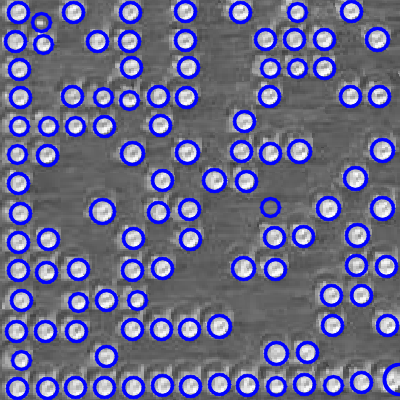
#> input picture dmc_pipeline/grid_out/_debug/PortaDot-Trust-billede_jpg.rf.73bfd26488f1b6ceb72554b9f19fa1b5_rectified_dp_step2_blobs.png, 400 x 400 px; its folder holds only this picture in this run
$ python prep_dmc.py --in_dir ../../dmc_pipeline/grid_out/_debug --out_dir out
#> lines starting #> are read from the running program, lines starting #| are printed output that depends on the picture; after the words box and inside, x2 and y2 are one past the last pixel; in counts of white or black regions, pixels touching at a corner belong together
import argparse
from pathlib import Path
import cv2
import numpy as np
from skimage.filters.rank import entropy
from skimage.morphology import disk
from skimage.feature import blob_log


# ----------------------- Core Functions ----------------------- #

def _percentile_stretch(img_u8: np.ndarray, lo=1, hi=99) -> np.ndarray:
    p1, p99 = np.percentile(img_u8, (lo, hi))
    out = np.clip((img_u8.astype(np.float32) - p1) * 255.0 / (p99 - p1 + 1e-6), 0, 255)
    return out.astype(np.uint8)


def normalize_dmc(img_gray: np.ndarray) -> tuple[np.ndarray, dict]:
    """
    Normalize DMC crop so it ends up as DARK code on LIGHT background with good contrast.
    Uses CLAHE + (center vs border) polarity guess + blob-based polarity confirmation.
    Returns (final_image, debug_dict).
    """
    debug = {}
    img = img_gray.astype(np.uint8)

    # --- Step 1: CLAHE for local contrast
    clahe = cv2.createCLAHE(clipLimit=3.0, tileGridSize=(8, 8))
    eq = clahe.apply(img)
    debug["clahe"] = eq.copy()

    # --- Step 2: entropy (for optional inspection)
    ent = entropy(eq, disk(5))
    ent_norm = cv2.normalize(ent, None, 0, 255, cv2.NORM_MINMAX).astype(np.uint8)
    debug["entropy"] = ent_norm

    # --- Step 3: center-vs-border brightness
    h, w = eq.shape
    m1, m2 = int(0.2 * h), int(0.8 * h)
    n1, n2 = int(0.2 * w), int(0.8 * w)
    center_mean = np.mean(eq[m1:m2, n1:n2])
    border_mean = np.mean(np.concatenate([
        eq[:m1, :].ravel(), eq[m2:, :].ravel(), eq[:, :n1].ravel(), eq[:, n2:].ravel()
    ]))
    initial_flip = center_mean > border_mean
    eq = cv2.bitwise_not(eq) if initial_flip else eq.copy()
    eq = _percentile_stretch(eq, 1, 99)
    debug["eq_after_initial"] = eq.copy()
    debug["initial_flip"] = bool(initial_flip)

    # --- Step 4: blob detection for polarity confirmation
    blobs = blob_log(eq / 255.0, min_sigma=1.5, max_sigma=3.5, num_sigma=5, threshold=0.03)
    mask = np.zeros_like(eq, dtype=np.uint8)
    for (y, x, r) in blobs:
        cv2.circle(mask, (int(x), int(y)), int(max(1.0, r * 1.2)), 255, -1)

    mean_in = np.mean(eq[mask == 255]) if np.any(mask) else 0
    mean_out = np.mean(eq[mask == 0]) if np.any(mask == 0) else 0
    blobs_bright = mean_in > mean_out if len(blobs) > 0 else None

    if blobs_bright is True:
        eq = cv2.bitwise_not(eq)
    eq = _percentile_stretch(eq, 2, 98)

    debug.update({
        "final": eq.copy(),
        "blob_mask": mask,
        "blobs": blobs,
        "blobs_bright": blobs_bright,
        "mean_in": mean_in,
        "mean_out": mean_out,
        "center_mean": center_mean,
        "border_mean": border_mean,
    })

    return eq, debug


def save_debug_panel(img_orig, debug: dict, out_path: Path):
    """
    Creates a single side-by-side panel for visual debugging.
    Layout: [original | CLAHE | after_initial | final (+blobs overlay)]
    """
    def to_bgr(im):
        return cv2.cvtColor(im, cv2.COLOR_GRAY2BGR) if len(im.shape) == 2 else im

    orig = to_bgr(cv2.normalize(img_orig, None, 0, 255, cv2.NORM_MINMAX))
    clahe = to_bgr(debug.get("clahe", orig))
    after_init = to_bgr(debug.get("eq_after_initial", orig))
    final = to_bgr(debug.get("final", orig))

    # draw blobs overlay on final
    if debug.get("blobs") is not None:
        for (y, x, r) in debug["blobs"]:
            cv2.circle(final, (int(x), int(y)), int(max(1.0, r * 1.2)), (0, 0, 255), 1)

    # resize all panels to same height
    panels = [orig, clahe, after_init, final]
    h_min = min(p.shape[0] for p in panels)
    panels = [cv2.resize(p, (int(p.shape[1] * h_min / p.shape[0]), h_min)) for p in panels]
    panel = cv2.hconcat(panels)

    cv2.imwrite(str(out_path), panel)


# ----------------------- CLI Entry Point ----------------------- #

def main():
    ap = argparse.ArgumentParser(description="Normalize DMC crops to dark-on-light with blob polarity correction.")
    ap.add_argument("--in_dir", required=True, help="Input images root")
    ap.add_argument("--out_dir", required=True, help="Output directory")
    ap.add_argument("--exts", nargs="+", default=[".png", ".jpg", ".jpeg"], help="Allowed extensions")
    ap.add_argument("--keep_tree", action="store_true", help="Preserve folder tree under out_dir")
    ap.add_argument("--debug", action="store_true", help="Save side-by-side debug panels to out_dir/_debug")
    ap.add_argument("--skip_dirs", nargs="+", default="_debug", help="Relative subfolder names under in_dir to skip (match on any level)")
    ap.add_argument("--no_recurse", action="store_true", help="Do not recurse into subfolders")
    args = ap.parse_args()

    in_dir = Path(args.in_dir)
    out_dir = Path(args.out_dir)
    out_dir.mkdir(parents=True, exist_ok=True)

    dbg_dir = out_dir / "_debug"
    if args.debug:
        dbg_dir.mkdir(parents=True, exist_ok=True)

    exts = {e.lower() for e in args.exts}

    def is_skipped(path: Path) -> bool:
        # check any folder in the relative path against skip list
        rel_parts = path.relative_to(in_dir).parts[:-1]  # folders only
        return any(sd in rel_parts for sd in args.skip_dirs)

    if args.no_recurse:
        # only files directly inside in_dir
        img_paths = [p for p in in_dir.iterdir()
                     if p.is_file() and p.suffix.lower() in exts and not is_skipped(p)]
    else:
        # recurse but skip any path that passes through a skipped folder
        img_paths = [p for p in in_dir.rglob("*")
                     if p.is_file() and p.suffix.lower() in exts and not is_skipped(p)]

    print(f"[INFO] Found {len(img_paths)} images in {in_dir} (skipping: {args.skip_dirs})")

    count = 0
    for src in img_paths:
        rel = src.relative_to(in_dir)
        dst_folder = (out_dir / rel.parent) if args.keep_tree else out_dir
        dst_folder.mkdir(parents=True, exist_ok=True)
        dst = dst_folder / rel.name

        img = cv2.imread(str(src), cv2.IMREAD_GRAYSCALE)
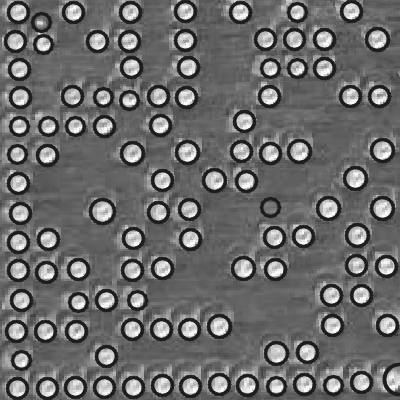
#> img: shape (400, 400); min 28, max 253, mean 107.9
        if img is None:
            print(f"[WARN] Could not read: {src}")
            continue

        processed, debug = normalize_dmc(img)
#> in normalize_dmc, `eq = clahe.apply(img)`:
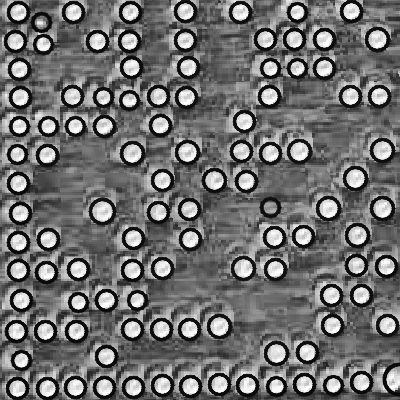
#> eq: shape (400, 400); min 8, max 255, mean 112
#> in normalize_dmc, `ent = entropy(eq, disk(5))`:
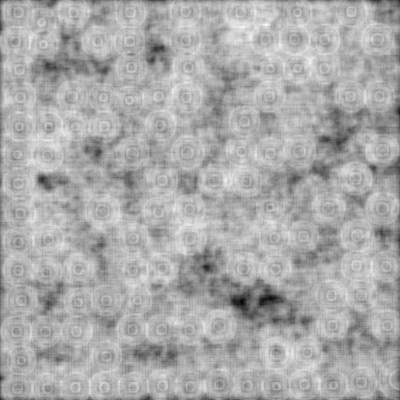
#> ent: shape (400, 400) float64; min 1.86, max 5.5, mean 4.3; drawn with min black and max white
#> in normalize_dmc, `center_mean = np.mean(eq[m1:m2, n1:n2])`: center_mean = 111.6
#> in normalize_dmc, `border_mean = np.mean(np.concatenate([ eq[:m1, :].ravel(), eq[m2:, :]...`: border_mean = 112.1
#> in normalize_dmc, `initial_flip = center_mean > border_mean`: initial_flip = False
#> in _percentile_stretch, `p1, p99 = np.percentile(img_u8, (lo, hi))`: p1 = 9; p99 = 249
#> in normalize_dmc, `blobs = blob_log(eq / 255.0, min_sigma=1.5, max_sigma=3.5, num_sigma=5..`: blobs = 2008 rows, first 8: [388, 276, 3.5], [387, 333, 3.5], [101, 129, 3.5], [301, 137, 3.5], [304, 79, 3.5], [22, 40, 3.5], [361, 22, 3.5], [13, 298, 3.5]
#> the loop in normalize_dmc, `for (y, x, r) in blobs:` made 2008 passes
#> after the loop in normalize_dmc, `for (y, x, r) in blobs:`:
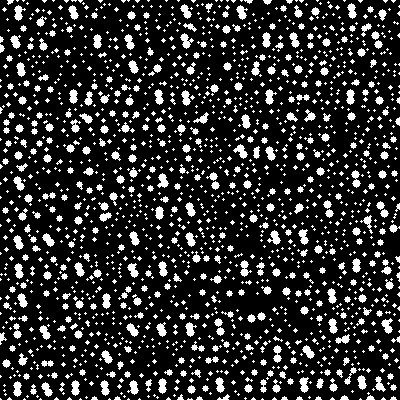
#> mask: shape (400, 400); 17.6% white; 1732 white regions (1332 under 20 px), largest, box (x1, y1, x2, y2) and area: (180, 33, 194, 49) 109, (381, 318, 393, 334) 107, (233, 144, 248, 159) 106
#> in normalize_dmc, `mean_in = np.mean(eq[mask == 255]) if np.any(mask) else 0`: mean_in = 171.9
#> in normalize_dmc, `mean_out = np.mean(eq[mask == 0]) if np.any(mask == 0) else 0`: mean_out = 95.59
#> in normalize_dmc, `blobs_bright = mean_in > mean_out if len(blobs) > 0 else None`: blobs_bright = True
#> debug = 12 items
        cv2.imwrite(str(dst), processed)
        count += 1

        if args.debug:
            dbg_path = dbg_dir / f"{src.stem}_panel.jpg"
            save_debug_panel(img, debug, dbg_path)

    print(f"[OK] Saved {count} preprocessed images to {out_dir}")


if __name__ == "__main__":
    main()
